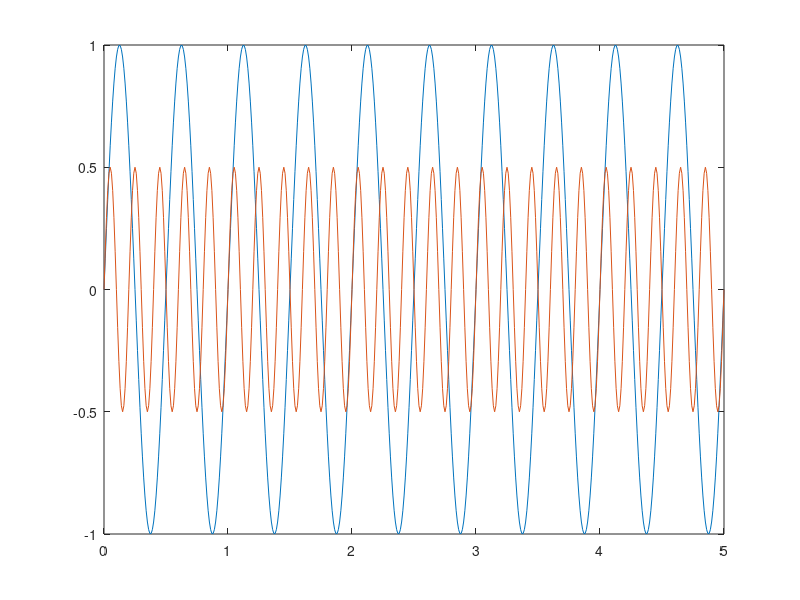

Write MATLAB code to recreate this figure.
clear 
close all
clc

t = 0:0.01:5;
A = 1*sin(2*pi*2*t);
B = 0.5*sin(2*pi*5*t)

a = A(1)

plot(t,A);
hold on;
plot(t,B);


